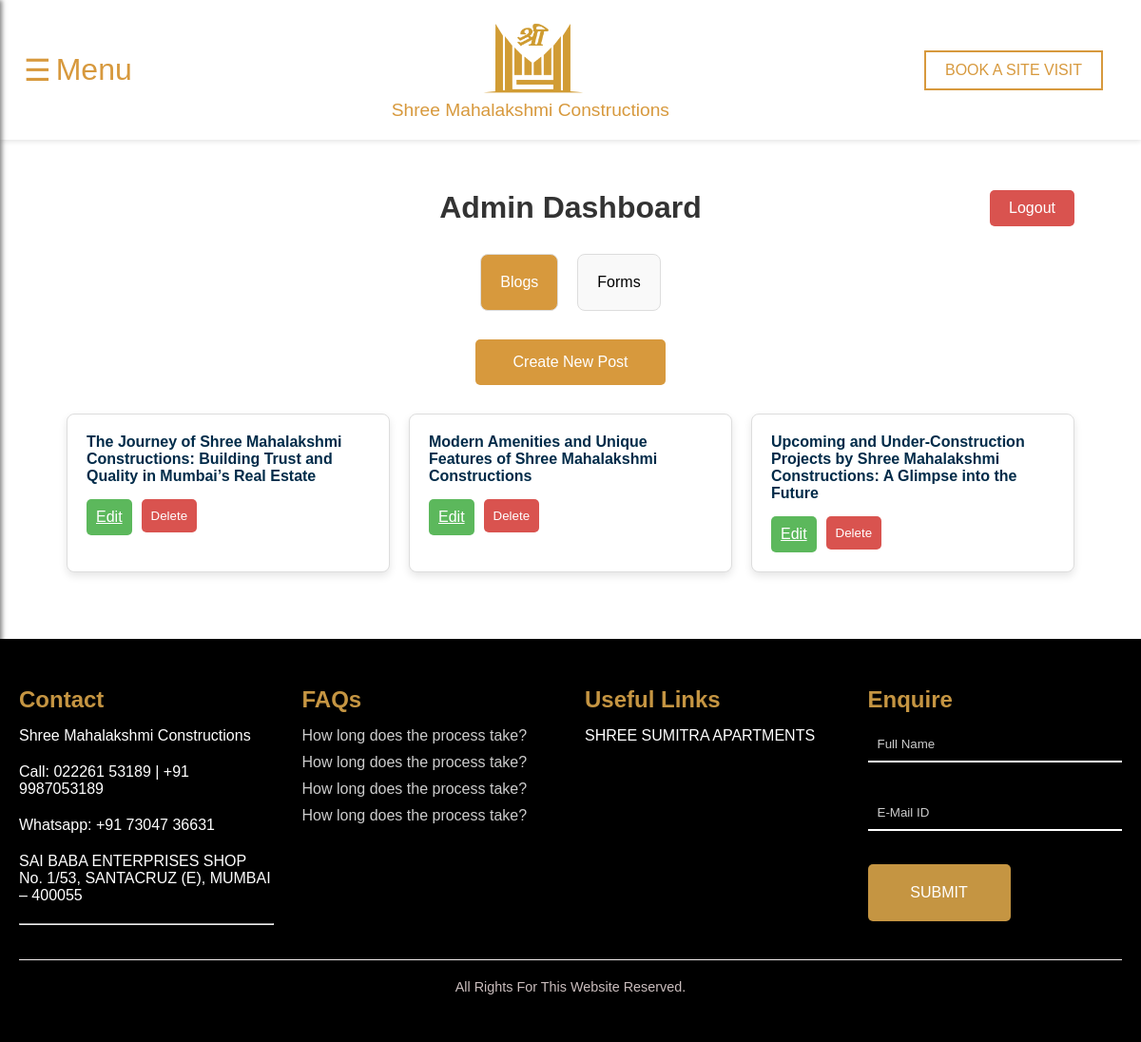
Screenshot of /admin (signed in) with the database file from the repository.
### app.py (models this page shows)
class BlogPost(db.Model):
    id = db.Column(db.Integer, primary_key=True)
    title = db.Column(db.String(100), nullable=False)
    content = db.Column(db.Text, nullable=False)
    date_posted = db.Column(db.DateTime, nullable=False, default=datetime.utcnow)
    image = db.Column(db.String(120), nullable=True)  # For blog images

### app.py (the view)
@app.route('/admin')
@login_required
def admin_dashboard():
    posts = BlogPost.query.all()
    contacts = Contact.query.order_by(Contact.date_submitted.desc()).all()  # Get all contact submissions
    subscriptions = Subscription.query.order_by(Subscription.date_submitted.desc()).all()  # Get all subscriptions
    return render_template('admin/dashboard.html', posts=posts, contacts=contacts, subscriptions=subscriptions)

### app.py (called while the page is built)
@login_manager.user_loader
def load_user(user_id):
    return AdminUser.query.get(int(user_id))

### templates/admin/dashboard.html (shortened to what this page needs)
{% extends 'base.html' %}
{% block content %}
<div class="dashboard-container">
    <div class="dashboard-header">
        <h2 class="dashboard-title">Admin Dashboard</h2>
        <a href="{{ url_for('logout') }}" class="logout-btn">Logout</a>
    </div>
    <div class="tab-container">
        <div class="tab" id="blogs-tab" onclick="showTab('blogs')">Blogs</div>
        <div class="tab" id="forms-tab" onclick="showTab('forms')">Forms</div>
    </div>
    <div class="tab-content" id="blogs-content">
        <a href="{{ url_for('create_post') }}" class="create-post-btn">Create New Post</a>
        <div class="posts-list">
            {% for post in posts %}
            <div class="post-card">
                <h4 class="post-title">{{ post.title }}</h4>
                <div class="post-actions">
                    <a href="{{ url_for('edit_post', post_id=post.id) }}" class="edit-btn">Edit</a>
                    <form action="{{ url_for('delete_post', post_id=post.id) }}" method="POST">
                        <button type="submit" class="delete-btn">Delete</button>
                    </form>
                </div>
            </div>
            {% endfor %}
        </div>
    </div>
</div>
{% endblock %}

### static/css/style.css (style rules this page uses)
:root { --brown-color: #705e39; }
* { margin: 0; padding: 0; box-sizing: border-box; }
form { display: flex; flex-direction: column; gap: 20px; }

### templates/admin/dashboard.html (style rules this page uses)
:root { --brown-color: #d7993d; }
.dashboard-container { padding: 50px; }
.dashboard-header { display: flex; justify-content: center; align-items: center; margin-bottom: 30px; position: relative; }
.dashboard-title { color: #333; font-size: 2em; }
.logout-btn { position: absolute; right: 0; padding: 10px 20px; background-color: #d9534f; color: #fff; text-decoration: none; border-radius: 5px; transition: background-color 0.3s ease-in-out; border: none; cursor: pointer; }
.tab-container { display: flex; gap: 20px; justify-content: center; margin-bottom: 30px; }
.tab { padding: 20px; border: 1px solid #ddd; border-radius: 8px; background-color: #f9f9f9; cursor: pointer; transition: background-color 0.3s, color 0.3s; }
.tab.active { background-color: var(--brown-color); color: #fff; }
.tab-content { display: none; }
.tab-content.active { display: block; }
.posts-list { display: grid; grid-template-columns: repeat(auto-fill, minmax(300px, 1fr)); gap: 20px; }
.post-card { padding: 20px; background-color: #fff; border: 1px solid #ddd; border-radius: 8px; box-shadow: 0 4px 8px rgba(0, 0, 0, 0.1); transition: box-shadow 0.3s ease-in-out; }
.post-title { color: #002b49; margin-bottom: 15px; }
.post-actions { display: flex; gap: 10px; }
.edit-btn, .delete-btn { padding: 10px; text-align: center; border: none; border-radius: 5px; cursor: pointer; transition: background-color 0.3s ease-in-out, color 0.3s ease-in-out; }
.edit-btn { background-color: #5cb85c; color: #fff; }
.delete-btn { background-color: #d9534f; color: #fff; }
.create-post-btn { display: block; width: 200px; padding: 15px; margin: 0 auto 30px; text-align: center; background-color: var(--brown-color); color: #fff; text-decoration: none; border-radius: 5px; transition: background-color 0.3s ease-in-out; cursor: pointer; }

### rows the page displays
BlogPost: title "The Journey of Shree Mahalakshmi Constructions: Building Trust and Quality in Mumbai’s Real Estate"
BlogPost: title "Modern Amenities and Unique Features of Shree Mahalakshmi Constructions"
BlogPost: title "Upcoming and Under-Construction Projects by Shree Mahalakshmi Constructions: A Glimpse into the Future"
